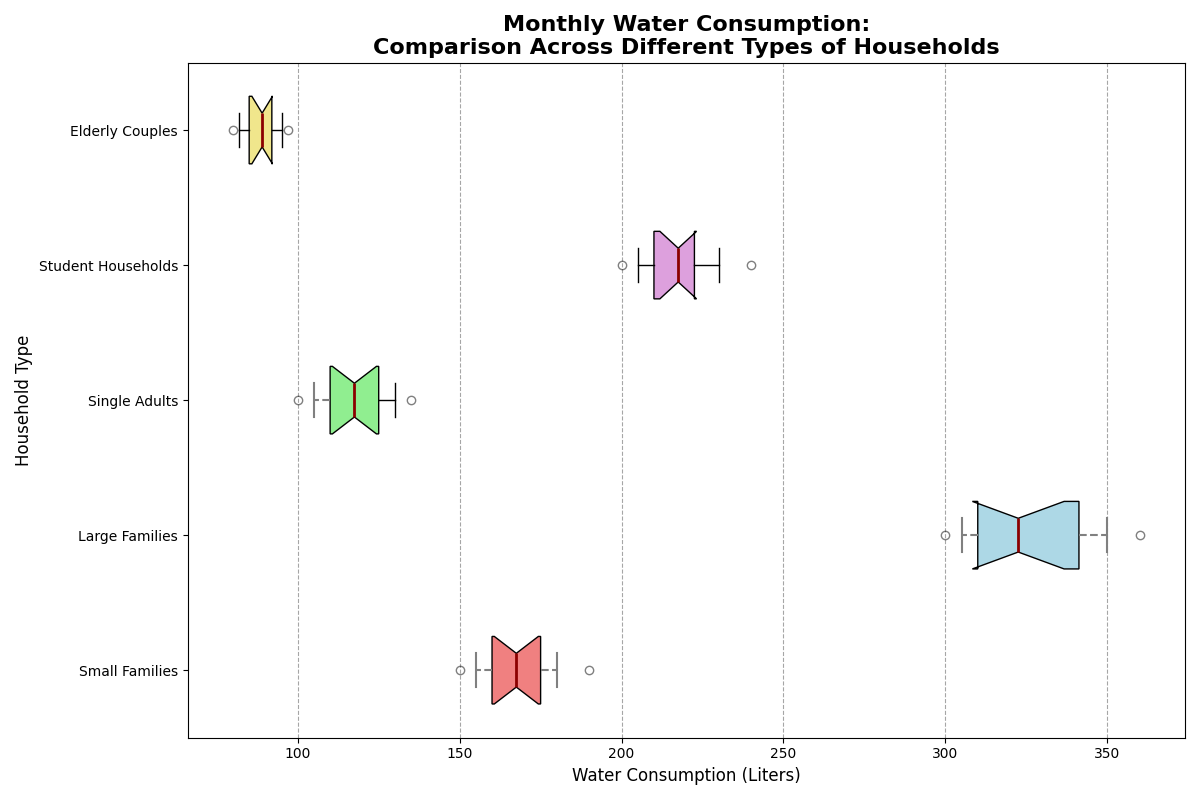

Source code (Python):
import matplotlib.pyplot as plt

# Data for monthly water consumption (liters) for different types of households
small_families = [150, 160, 170, 155, 165, 180, 175, 160, 170, 165, 175, 190]
large_families = [300, 310, 320, 305, 315, 350, 345, 310, 330, 325, 340, 360]
single_adults = [100, 110, 115, 105, 120, 125, 110, 120, 115, 125, 130, 135]
student_households = [200, 210, 220, 205, 215, 230, 220, 210, 220, 215, 230, 240]
elderly_couples = [80, 85, 90, 82, 88, 95, 92, 85, 90, 88, 92, 97]

# Combine data into a list
water_usage_data = [small_families, large_families, single_adults, student_households, elderly_couples]

household_types = ['Small Families', 'Large Families', 'Single Adults', 'Student Households', 'Elderly Couples']

# Create the horizontal box plot
fig, ax = plt.subplots(figsize=(12, 8))

# Plot the data horizontally
box = ax.boxplot(water_usage_data, vert=False, patch_artist=True, labels=household_types, notch=True, whis=[5, 95])

# Define colors for each household type
colors = ['lightcoral', 'lightblue', 'lightgreen', 'plum', 'khaki']
for patch, color in zip(box['boxes'], colors):
    patch.set_facecolor(color)

# Customize plot appearance
for whisker, cap, median, flier in zip(box['whiskers'], box['caps'], box['medians'], box['fliers']):
    whisker.set(color='grey', linewidth=1.5, linestyle='--')
    cap.set(color='grey', linewidth=1.5)
    median.set(color='darkred', linewidth=2)
    flier.set(marker='o', color='gold', alpha=0.5)

# Set titles and labels
ax.set_title('Monthly Water Consumption:\nComparison Across Different Types of Households', fontsize=16, fontweight='bold')
ax.set_xlabel('Water Consumption (Liters)', fontsize=12)
ax.set_ylabel('Household Type', fontsize=12)
ax.xaxis.grid(True, linestyle='--', color='grey', alpha=0.7)

# Automatically adjust layout to prevent overlap
plt.tight_layout()

# Display the plot
plt.show()
